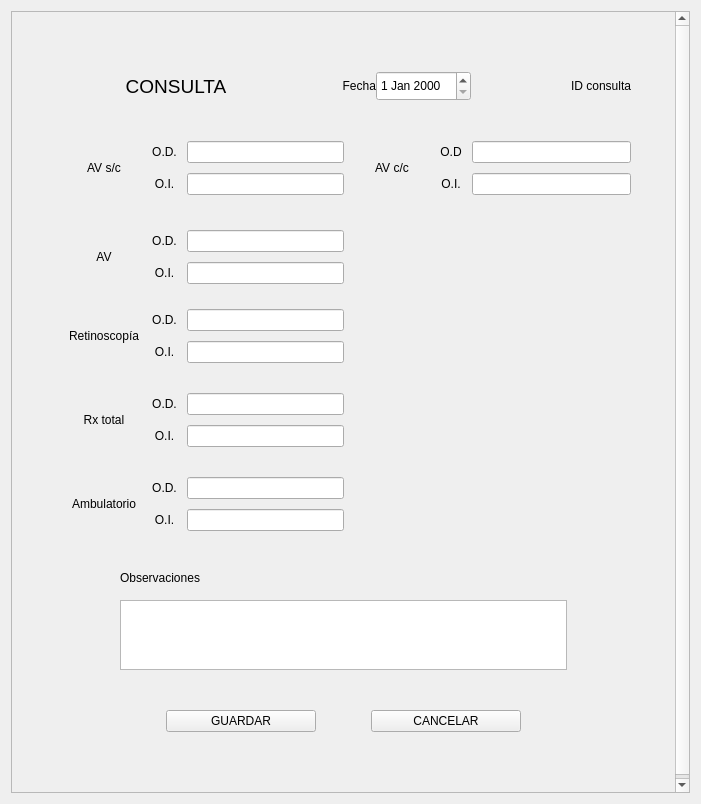
<?xml version="1.0" encoding="UTF-8"?>
<ui version="4.0">
 <class>Llenar_Consulta</class>
 <widget class="QDialog" name="Llenar_Consulta">
  <property name="geometry">
   <rect>
    <x>0</x>
    <y>0</y>
    <width>701</width>
    <height>804</height>
   </rect>
  </property>
  <property name="windowTitle">
   <string>Nueva Consulta</string>
  </property>
  <layout class="QGridLayout" name="gridLayout_2">
   <item row="0" column="0">
    <widget class="QScrollArea" name="scrollArea">
     <property name="focusPolicy">
      <enum>Qt::FocusPolicy::ClickFocus</enum>
     </property>
     <property name="widgetResizable">
      <bool>true</bool>
     </property>
     <widget class="QWidget" name="scrollAreaWidgetContents">
      <property name="geometry">
       <rect>
        <x>0</x>
        <y>-33</y>
        <width>664</width>
        <height>817</height>
       </rect>
      </property>
      <layout class="QGridLayout" name="gridLayout_3">
       <item row="0" column="0">
        <layout class="QGridLayout" name="Llenar_cita">
         <property name="leftMargin">
          <number>35</number>
         </property>
         <property name="topMargin">
          <number>35</number>
         </property>
         <property name="rightMargin">
          <number>35</number>
         </property>
         <property name="bottomMargin">
          <number>35</number>
         </property>
         <property name="verticalSpacing">
          <number>15</number>
         </property>
         <item row="5" column="1">
          <layout class="QGridLayout" name="gridLayout_36">
           <property name="topMargin">
            <number>10</number>
           </property>
           <property name="bottomMargin">
            <number>0</number>
           </property>
           <item row="1" column="1">
            <layout class="QHBoxLayout" name="horizontalLayout_13" stretch="2,4">
             <item>
              <widget class="QLabel" name="Titulo4_3">
               <property name="text">
                <string>AV</string>
               </property>
               <property name="alignment">
                <set>Qt::AlignmentFlag::AlignCenter</set>
               </property>
              </widget>
             </item>
             <item>
              <layout class="QGridLayout" name="gridLayout_37">
               <property name="spacing">
                <number>10</number>
               </property>
               <item row="0" column="0">
                <widget class="QLabel" name="OD_3">
                 <property name="text">
                  <string>O.D.</string>
                 </property>
                 <property name="alignment">
                  <set>Qt::AlignmentFlag::AlignCenter</set>
                 </property>
                </widget>
               </item>
               <item row="0" column="1">
                <widget class="QLineEdit" name="AVOD"/>
               </item>
               <item row="1" column="1">
                <widget class="QLineEdit" name="AVOI"/>
               </item>
               <item row="1" column="0">
                <widget class="QLabel" name="OI_3">
                 <property name="text">
                  <string>O.I.</string>
                 </property>
                 <property name="alignment">
                  <set>Qt::AlignmentFlag::AlignCenter</set>
                 </property>
                </widget>
               </item>
              </layout>
             </item>
            </layout>
           </item>
           <item row="1" column="2">
            <spacer name="horizontalSpacer">
             <property name="orientation">
              <enum>Qt::Orientation::Horizontal</enum>
             </property>
             <property name="sizeHint" stdset="0">
              <size>
               <width>40</width>
               <height>20</height>
              </size>
             </property>
            </spacer>
           </item>
          </layout>
         </item>
         <item row="6" column="1">
          <layout class="QGridLayout" name="gridLayout_8" columnstretch="0,0">
           <property name="topMargin">
            <number>0</number>
           </property>
           <property name="verticalSpacing">
            <number>10</number>
           </property>
           <item row="1" column="0">
            <layout class="QGridLayout" name="gridLayout_26" columnstretch="2,4">
             <property name="topMargin">
              <number>10</number>
             </property>
             <property name="bottomMargin">
              <number>10</number>
             </property>
             <item row="1" column="1">
              <layout class="QHBoxLayout" name="horizontalLayout_8">
               <item>
                <layout class="QGridLayout" name="gridLayout_27">
                 <property name="spacing">
                  <number>10</number>
                 </property>
                 <item row="1" column="1">
                  <widget class="QLineEdit" name="RetinoOI"/>
                 </item>
                 <item row="0" column="1">
                  <widget class="QLineEdit" name="RetinoOD">
                   <property name="text">
                    <string/>
                   </property>
                  </widget>
                 </item>
                 <item row="0" column="0">
                  <widget class="QLabel" name="OD_5">
                   <property name="text">
                    <string>O.D.</string>
                   </property>
                   <property name="alignment">
                    <set>Qt::AlignmentFlag::AlignCenter</set>
                   </property>
                  </widget>
                 </item>
                 <item row="1" column="0">
                  <widget class="QLabel" name="OI_5">
                   <property name="text">
                    <string>O.I.</string>
                   </property>
                   <property name="alignment">
                    <set>Qt::AlignmentFlag::AlignCenter</set>
                   </property>
                  </widget>
                 </item>
                </layout>
               </item>
              </layout>
             </item>
             <item row="1" column="0">
              <widget class="QLabel" name="Titulo4_5">
               <property name="text">
                <string>Retinoscopía</string>
               </property>
               <property name="alignment">
                <set>Qt::AlignmentFlag::AlignCenter</set>
               </property>
              </widget>
             </item>
            </layout>
           </item>
           <item row="3" column="0">
            <layout class="QGridLayout" name="gridLayout_28">
             <property name="topMargin">
              <number>10</number>
             </property>
             <property name="bottomMargin">
              <number>10</number>
             </property>
             <item row="0" column="0">
              <layout class="QHBoxLayout" name="horizontalLayout_9" stretch="2,4">
               <item>
                <widget class="QLabel" name="Titulo4_6">
                 <property name="text">
                  <string>Ambulatorio</string>
                 </property>
                 <property name="alignment">
                  <set>Qt::AlignmentFlag::AlignCenter</set>
                 </property>
                </widget>
               </item>
               <item>
                <layout class="QGridLayout" name="gridLayout_29" columnstretch="0,0">
                 <property name="spacing">
                  <number>10</number>
                 </property>
                 <item row="0" column="1">
                  <widget class="QLineEdit" name="AmbulaOD"/>
                 </item>
                 <item row="1" column="1">
                  <widget class="QLineEdit" name="AmbulaOI"/>
                 </item>
                 <item row="0" column="0">
                  <widget class="QLabel" name="OD_6">
                   <property name="text">
                    <string>O.D.</string>
                   </property>
                   <property name="alignment">
                    <set>Qt::AlignmentFlag::AlignCenter</set>
                   </property>
                  </widget>
                 </item>
                 <item row="1" column="0">
                  <widget class="QLabel" name="OI_6">
                   <property name="text">
                    <string>O.I.</string>
                   </property>
                   <property name="alignment">
                    <set>Qt::AlignmentFlag::AlignCenter</set>
                   </property>
                  </widget>
                 </item>
                </layout>
               </item>
              </layout>
             </item>
            </layout>
           </item>
           <item row="2" column="0">
            <layout class="QGridLayout" name="gridLayout_30">
             <property name="topMargin">
              <number>10</number>
             </property>
             <property name="bottomMargin">
              <number>10</number>
             </property>
             <item row="0" column="0">
              <layout class="QHBoxLayout" name="horizontalLayout_10" stretch="2,4">
               <item>
                <widget class="QLabel" name="Titulo4_7">
                 <property name="text">
                  <string>Rx total</string>
                 </property>
                 <property name="alignment">
                  <set>Qt::AlignmentFlag::AlignCenter</set>
                 </property>
                </widget>
               </item>
               <item>
                <layout class="QGridLayout" name="gridLayout_31">
                 <property name="spacing">
                  <number>10</number>
                 </property>
                 <item row="1" column="1">
                  <widget class="QLineEdit" name="RxTotalOI"/>
                 </item>
                 <item row="0" column="1">
                  <widget class="QLineEdit" name="RxTotalOD"/>
                 </item>
                 <item row="0" column="0">
                  <widget class="QLabel" name="OD_7">
                   <property name="text">
                    <string>O.D.</string>
                   </property>
                   <property name="alignment">
                    <set>Qt::AlignmentFlag::AlignCenter</set>
                   </property>
                  </widget>
                 </item>
                 <item row="1" column="0">
                  <widget class="QLabel" name="OI_7">
                   <property name="text">
                    <string>O.I.</string>
                   </property>
                   <property name="alignment">
                    <set>Qt::AlignmentFlag::AlignCenter</set>
                   </property>
                  </widget>
                 </item>
                </layout>
               </item>
              </layout>
             </item>
            </layout>
           </item>
           <item row="1" column="1">
            <spacer name="horizontalSpacer_11">
             <property name="orientation">
              <enum>Qt::Orientation::Horizontal</enum>
             </property>
             <property name="sizeHint" stdset="0">
              <size>
               <width>40</width>
               <height>20</height>
              </size>
             </property>
            </spacer>
           </item>
          </layout>
         </item>
         <item row="2" column="1">
          <layout class="QGridLayout" name="gridLayout">
           <item row="0" column="0">
            <layout class="QHBoxLayout" name="horizontalLayout_16" stretch="3,1,1,2">
             <property name="topMargin">
              <number>15</number>
             </property>
             <property name="bottomMargin">
              <number>15</number>
             </property>
             <item>
              <widget class="QLabel" name="Titulo2">
               <property name="font">
                <font>
                 <pointsize>14</pointsize>
                </font>
               </property>
               <property name="text">
                <string>CONSULTA</string>
               </property>
               <property name="alignment">
                <set>Qt::AlignmentFlag::AlignCenter</set>
               </property>
              </widget>
             </item>
             <item>
              <widget class="QLabel" name="label">
               <property name="text">
                <string>Fecha</string>
               </property>
               <property name="alignment">
                <set>Qt::AlignmentFlag::AlignRight|Qt::AlignmentFlag::AlignTrailing|Qt::AlignmentFlag::AlignVCenter</set>
               </property>
              </widget>
             </item>
             <item>
              <widget class="QDateEdit" name="FECHA">
               <property name="minimumSize">
                <size>
                 <width>0</width>
                 <height>30</height>
                </size>
               </property>
              </widget>
             </item>
             <item>
              <widget class="QLabel" name="IdConsulta">
               <property name="text">
                <string>ID consulta</string>
               </property>
               <property name="alignment">
                <set>Qt::AlignmentFlag::AlignRight|Qt::AlignmentFlag::AlignTrailing|Qt::AlignmentFlag::AlignVCenter</set>
               </property>
              </widget>
             </item>
            </layout>
           </item>
          </layout>
         </item>
         <item row="7" column="1">
          <layout class="QGridLayout" name="Observaciones" columnstretch="1,7,1">
           <property name="topMargin">
            <number>15</number>
           </property>
           <property name="verticalSpacing">
            <number>15</number>
           </property>
           <item row="1" column="1">
            <widget class="QTextEdit" name="OBSERVACIONES"/>
           </item>
           <item row="1" column="2">
            <spacer name="horizontalSpacer_9">
             <property name="orientation">
              <enum>Qt::Orientation::Horizontal</enum>
             </property>
             <property name="sizeHint" stdset="0">
              <size>
               <width>40</width>
               <height>20</height>
              </size>
             </property>
            </spacer>
           </item>
           <item row="0" column="1">
            <widget class="QLabel" name="Observaciones_2">
             <property name="text">
              <string>Observaciones</string>
             </property>
            </widget>
           </item>
           <item row="1" column="0">
            <spacer name="horizontalSpacer_8">
             <property name="orientation">
              <enum>Qt::Orientation::Horizontal</enum>
             </property>
             <property name="sizeHint" stdset="0">
              <size>
               <width>40</width>
               <height>20</height>
              </size>
             </property>
            </spacer>
           </item>
          </layout>
         </item>
         <item row="4" column="1">
          <layout class="QGridLayout" name="gridLayout_32">
           <item row="0" column="2">
            <layout class="QGridLayout" name="gridLayout_33">
             <item row="0" column="0">
              <layout class="QHBoxLayout" name="horizontalLayout_11" stretch="2,4">
               <property name="topMargin">
                <number>10</number>
               </property>
               <property name="bottomMargin">
                <number>10</number>
               </property>
               <item>
                <widget class="QLabel" name="Titulo4">
                 <property name="text">
                  <string>AV s/c</string>
                 </property>
                 <property name="alignment">
                  <set>Qt::AlignmentFlag::AlignCenter</set>
                 </property>
                </widget>
               </item>
               <item>
                <layout class="QGridLayout" name="gridLayout_34">
                 <property name="spacing">
                  <number>10</number>
                 </property>
                 <item row="0" column="1">
                  <widget class="QLineEdit" name="AVscOD"/>
                 </item>
                 <item row="3" column="1">
                  <widget class="QLineEdit" name="AVscOI"/>
                 </item>
                 <item row="3" column="0">
                  <widget class="QLabel" name="OI">
                   <property name="text">
                    <string>O.I.</string>
                   </property>
                   <property name="alignment">
                    <set>Qt::AlignmentFlag::AlignCenter</set>
                   </property>
                  </widget>
                 </item>
                 <item row="0" column="0">
                  <widget class="QLabel" name="OD">
                   <property name="text">
                    <string>O.D.</string>
                   </property>
                   <property name="alignment">
                    <set>Qt::AlignmentFlag::AlignCenter</set>
                   </property>
                  </widget>
                 </item>
                </layout>
               </item>
              </layout>
             </item>
             <item row="0" column="1">
              <layout class="QHBoxLayout" name="horizontalLayout_12" stretch="2,4">
               <property name="topMargin">
                <number>10</number>
               </property>
               <property name="bottomMargin">
                <number>10</number>
               </property>
               <item>
                <widget class="QLabel" name="Titulo4_2">
                 <property name="text">
                  <string>AV c/c</string>
                 </property>
                 <property name="alignment">
                  <set>Qt::AlignmentFlag::AlignCenter</set>
                 </property>
                </widget>
               </item>
               <item>
                <layout class="QGridLayout" name="gridLayout_35">
                 <property name="spacing">
                  <number>10</number>
                 </property>
                 <item row="0" column="0">
                  <widget class="QLabel" name="OD_2">
                   <property name="text">
                    <string>O.D</string>
                   </property>
                   <property name="alignment">
                    <set>Qt::AlignmentFlag::AlignCenter</set>
                   </property>
                  </widget>
                 </item>
                 <item row="1" column="0">
                  <widget class="QLabel" name="OI_2">
                   <property name="text">
                    <string>O.I.</string>
                   </property>
                   <property name="alignment">
                    <set>Qt::AlignmentFlag::AlignCenter</set>
                   </property>
                  </widget>
                 </item>
                 <item row="0" column="1">
                  <widget class="QLineEdit" name="AVccOD"/>
                 </item>
                 <item row="1" column="1">
                  <widget class="QLineEdit" name="AVccOI"/>
                 </item>
                </layout>
               </item>
              </layout>
             </item>
            </layout>
           </item>
          </layout>
         </item>
         <item row="8" column="1">
          <layout class="QGridLayout" name="Botones" columnstretch="4,5,2,5,4">
           <property name="topMargin">
            <number>25</number>
           </property>
           <property name="bottomMargin">
            <number>20</number>
           </property>
           <item row="1" column="4">
            <spacer name="horizontalSpacer_4">
             <property name="orientation">
              <enum>Qt::Orientation::Horizontal</enum>
             </property>
             <property name="sizeHint" stdset="0">
              <size>
               <width>40</width>
               <height>20</height>
              </size>
             </property>
            </spacer>
           </item>
           <item row="1" column="1">
            <widget class="QPushButton" name="AGREGAR">
             <property name="minimumSize">
              <size>
               <width>150</width>
               <height>0</height>
              </size>
             </property>
             <property name="contextMenuPolicy">
              <enum>Qt::ContextMenuPolicy::DefaultContextMenu</enum>
             </property>
             <property name="text">
              <string>GUARDAR</string>
             </property>
             <property name="autoDefault">
              <bool>false</bool>
             </property>
            </widget>
           </item>
           <item row="1" column="2">
            <spacer name="horizontalSpacer_3">
             <property name="orientation">
              <enum>Qt::Orientation::Horizontal</enum>
             </property>
             <property name="sizeHint" stdset="0">
              <size>
               <width>40</width>
               <height>20</height>
              </size>
             </property>
            </spacer>
           </item>
           <item row="1" column="3">
            <widget class="QPushButton" name="CERRAR">
             <property name="minimumSize">
              <size>
               <width>150</width>
               <height>0</height>
              </size>
             </property>
             <property name="text">
              <string>CANCELAR</string>
             </property>
             <property name="autoDefault">
              <bool>false</bool>
             </property>
            </widget>
           </item>
           <item row="1" column="0">
            <spacer name="horizontalSpacer_5">
             <property name="orientation">
              <enum>Qt::Orientation::Horizontal</enum>
             </property>
             <property name="sizeHint" stdset="0">
              <size>
               <width>40</width>
               <height>20</height>
              </size>
             </property>
            </spacer>
           </item>
          </layout>
         </item>
        </layout>
       </item>
      </layout>
     </widget>
    </widget>
   </item>
  </layout>
 </widget>
 <tabstops>
  <tabstop>AVscOD</tabstop>
  <tabstop>AVscOI</tabstop>
  <tabstop>AVccOD</tabstop>
  <tabstop>AVccOI</tabstop>
  <tabstop>AVOD</tabstop>
  <tabstop>AVOI</tabstop>
  <tabstop>RetinoOD</tabstop>
  <tabstop>RetinoOI</tabstop>
  <tabstop>RxTotalOD</tabstop>
  <tabstop>RxTotalOI</tabstop>
  <tabstop>AmbulaOD</tabstop>
  <tabstop>AmbulaOI</tabstop>
  <tabstop>OBSERVACIONES</tabstop>
  <tabstop>AGREGAR</tabstop>
  <tabstop>CERRAR</tabstop>
  <tabstop>FECHA</tabstop>
 </tabstops>
 <resources/>
 <connections/>
</ui>
